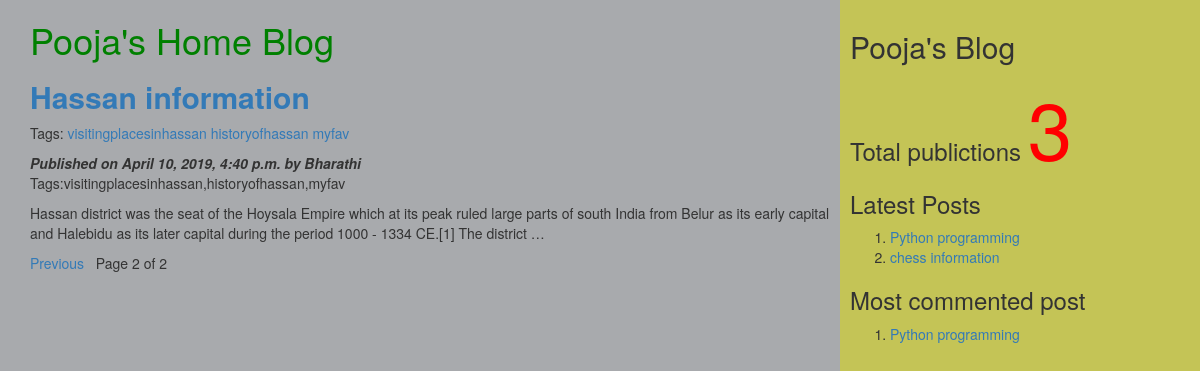
Screenshot of /?page=2 with the database file from the repository.
### myApp/models.py (models this page shows, shortened)
class Post(models.Model):
          tags=TaggableManager()
          STATUS_CHOICES=(('draft','Draft'),('published','Published'))
          title=models.CharField(max_length=256)
          slug=models.SlugField(max_length=264,unique_for_date='publish')
          author=models.ForeignKey(User,related_name='blog_posts',on_delete= models.CASCADE)
          body=models.TextField()
          publish=models.DateTimeField(default=timezone.now)
          created=models.DateTimeField(auto_now_add=True)
          updated=models.DateTimeField(auto_now=True)
          status= models.CharField(max_length=10,choices=STATUS_CHOICES,default='draft')
          objects=CustomManager()
          class Meta:
                ordering=('-publish',)
          def get_absolute_url(self):
                return reverse('post_detail',args=[self.publish.year,self.publish.strftime('%m'),self.publish.strftime('%d'),self.slug])

### myApp/views.py (the view)
# urls.py: url(r'^$',views.post_list_view),
def post_list_view(request,tag_slug=None):
    post_list=Post.objects.all()
    tag=None
    if tag_slug:
      tag=get_object_or_404(Tag,slug=tag_slug)#provided slug
      post_list=post_list.filter(tags__in=[tag])
    paginator=Paginator(post_list,2) #step1
    page_number=request.GET.get('page') #step2
    try:
       post_list=paginator.page(page_number) #step2
    except PageNotAnInteger:
       post_list=paginator.page(1) #step 3
    except EmptyPage:
       post_list=paginator.page(paginator.num_pages) #step 4
    d={'post_list':post_list,'tag':tag}
    return render(request,'myApp/post_list.html',d)

### myApp/models.py (called while the page is built)
    def get_queryset(self):
        return super().get_queryset().filter(status='published')

### myApp/templatetags/mytags.py (called while the page is built)
@register.simple_tag
def total_posts():
     return Post.objects.count()

@register.inclusion_tag('myApp/latest_post.html')
def show_latest_posts(count=2):
    latest_posts=Post.objects.order_by('-publish')[:count]
    return {'latest_posts':latest_posts}

@register.simple_tag
def get_most_commented_posts(count=1):
    return Post.objects.annotate(total_comments=Count('comments')).order_by('-total_comments')[:count]

### myApp/templates/myApp/post_list.html (shortened to what this page needs)
<html>
    {%extends 'myApp/parent.html'%}
        {%block content_block%}
        <h1 style="color:green">Pooja's Home Blog</h1>
        {%for post in post_list%}
        <a href="{{post.get_absolute_url}}"><h2><b>{{post.title}}</b></h2></a>
        <p>Tags:
          {%for t in post.tags.all%}
          <a href="{%url "post_list_by_tag_name" t.slug%}">{{t.name}}</a>
            {%endfor%}
        </p>
        <i><b>Published on {{post.publish}} by {{post.author|title}}</b></i>
        <p>Tags:{{post.tags.all|join:','}}  </p>
        {{post.body|truncatewords:40|linebreaks}}
        {%endfor%}
        {%include 'myApp/pagination.html' with page=post_list%}
        {%endblock%}

### myApp/templates/myApp/parent.html (shortened to what this page needs)
<html>
{%load mytags%}
    <head>
        <link rel="stylesheet" href="https://maxcdn.bootstrapcdn.com/bootstrap/3.3.7/css/bootstrap.min.css">
    </head>
    <body>
        <div class="content" style="width:70%;float:left;background-color:a8aaad;height:300%;padding:0 0 0 30px">
              {%block content_block%}
              {%endblock%}
        </div>
        <div class="sidebar" style="width:30%;float:right;background-color:#c4c456;height:300%;padding:10px">
            <h2>Pooja's Blog</h2>
            <h3>Total publictions
              <span style="color:red;font-size:80px">
              {%total_posts%}</span>
              <h3>Latest Posts</h3>
              {% show_latest_posts 2 %}
              <h3>Most commented post</h3>
              {%get_most_commented_posts as m%}
              <ol>
                {%for post in m%}
                <li><a href="{{post.get_absolute_url}}">{{post.title}}</a></li>
                {%endfor%}
              </ol>
            </h3>
        </div>
    </body>
</html>

### myApp/templates/myApp/latest_post.html
<!DOCTYPE html>
<html lang="en" dir="ltr">
  <body>
    <ol>
     {%for post in latest_posts%}
      <li><a href="{{post.get_absolute_url}}">{{post.title}}</a></li>
     {%endfor%}
    </ol>
  </body>
</html>

### rows the page displays
Post: title "Hassan information", publish "April 10, 2019, 4:40 p.m.", author "Bharathi", tags.all "visitingplacesinhassan,historyofhassan,myfav", body "Hassan district was the seat of the Hoysala Empire which at its peak ruled large parts of south India from Belur as its early capital and Halebidu as its later capital during the period 1000 - 1334 CE.[1] The district …"
Tag: name "visitingplacesinhassan"
Tag: name "historyofhassan"
Tag: name "myfav"
Post: title "Python programming"
Post: title "chess information"

### other values shown
{{ page.number }} "2"
{{ page.paginator.num_pages }} "2"
